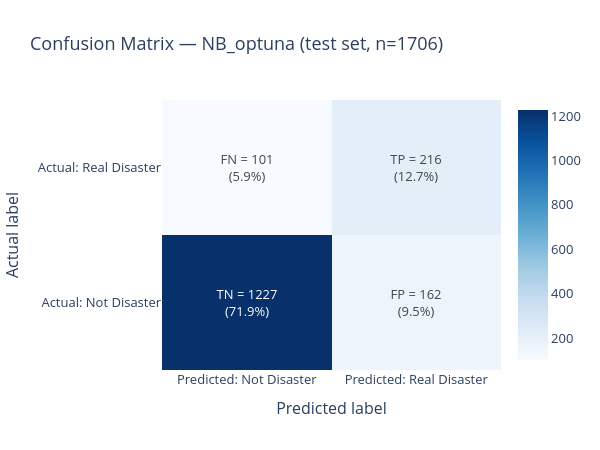

Write notebook code for a chart like this one.
### Markdown cell above
---
## 2. Error Analysis

### Description de l'étape

Four complementary lenses on the model's mistakes:
1. Enriched confusion matrix with per-cell rates and business framing.
2. Predicted-probability distributions — identify the uncertainty zone.
3. Top-20 False Negatives (missed disasters): text patterns and shared keywords.
4. Top-20 False Positives (false alarms): same analysis.
5. Error rate by keyword — cross-reference with ambiguous keywords from EDA.

### Code cell
cm = confusion_matrix(y_test, y_pred)
tn, fp, fn, tp = cm.ravel()
total = len(y_test)

cm_text = [
    [f'TN = {tn}<br>({tn/total:.1%})', f'FP = {fp}<br>({fp/total:.1%})'],
    [f'FN = {fn}<br>({fn/total:.1%})', f'TP = {tp}<br>({tp/total:.1%})']
]

fig = go.Figure(data=go.Heatmap(
    z=cm,
    x=['Predicted: Not Disaster', 'Predicted: Real Disaster'],
    y=['Actual: Not Disaster', 'Actual: Real Disaster'],
    colorscale='Blues',
    text=cm_text,
    texttemplate='%{text}',
    showscale=True,
    hovertemplate='Count: %{z}<extra></extra>'
))
fig.update_layout(
    title=f'Confusion Matrix — {model_name} (test set, n={total})',
    xaxis_title='Predicted label',
    yaxis_title='Actual label',
    width=600, height=450, font=dict(size=13)
)
try:
    fig.write_image(f'{FIG_DIR}/03_confusion_matrix.png')
except Exception:
    pass
fig.show()

print(classification_report(y_test, y_pred, target_names=['Not Disaster', 'Real Disaster']))
print(f'FN (missed disaster) = {fn}  |  FP (false alarm) = {fp}')
print(f'FN rate on positives : {fn/(fn+tp):.2%}  — a missed disaster carries higher real-world cost')

### Figure 1 — Plotly figure (JSON) as saved in the notebook; plotly's stock layout.template omitted (floating-point values rounded to 4 significant figures)
{"data": [{"colorscale": [[0, "rgb(247,251,255)"], [0.125, "rgb(222,235,247)"], [0.25, "rgb(198,219,239)"], [0.375, "rgb(158,202,225)"], [0.5, "rgb(107,174,214)"], [0.625, "rgb(66,146,198)"], [0.75, "rgb(33,113,181)"], [0.875, "rgb(8,81,156)"], [1, "rgb(8,48,107)"]], "hovertemplate": "Count: %{z}<extra></extra>", "showscale": true, "text": [["TN = 1227<br>(71.9%)", "FP = 162<br>(9.5%)"], ["FN = 101<br>(5.9%)", "TP = 216<br>(12.7%)"]], "texttemplate": "%{text}", "type": "heatmap", "x": ["Predicted: Not Disaster", "Predicted: Real Disaster"], "y": ["Actual: Not Disaster", "Actual: Real Disaster"], "z": [[1227, 162], [101, 216]]}], "layout": {"font": {"size": 13}, "height": 450, "title": {"text": "Confusion Matrix — NB_optuna (test set, n=1706)"}, "width": 600, "xaxis": {"title": {"text": "Predicted label"}}, "yaxis": {"title": {"text": "Actual label"}}}}
